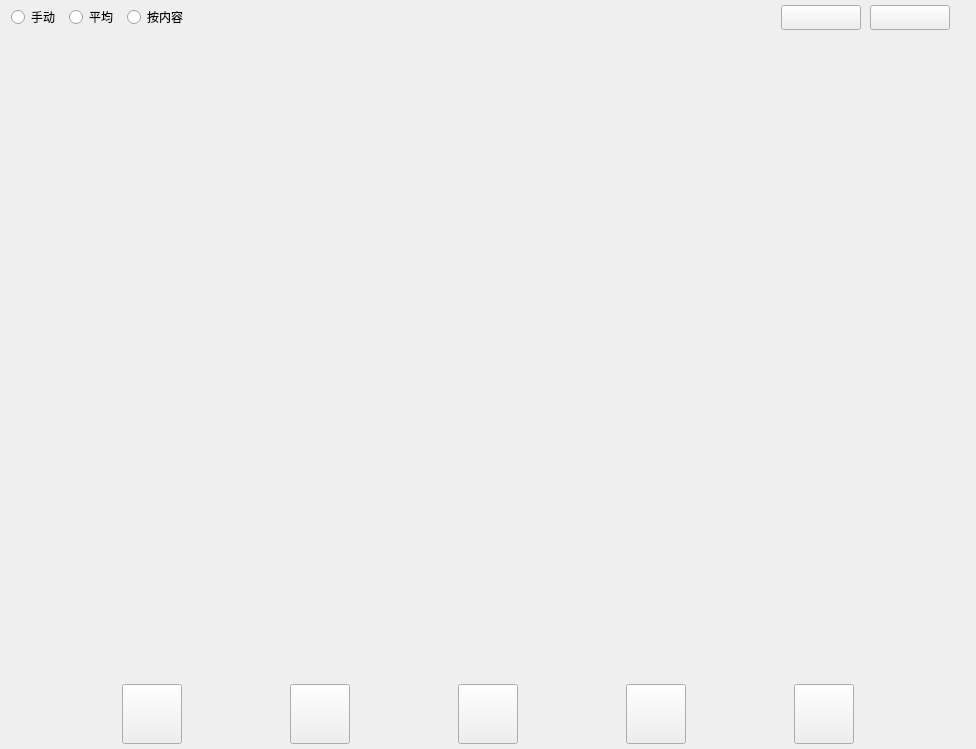
<?xml version="1.0" encoding="UTF-8"?>
<ui version="4.0">
 <class>OrderManager</class>
 <widget class="QWidget" name="OrderManager">
  <property name="geometry">
   <rect>
    <x>0</x>
    <y>0</y>
    <width>976</width>
    <height>749</height>
   </rect>
  </property>
  <property name="windowTitle">
   <string>Form</string>
  </property>
  <property name="styleSheet">
   <string notr="true"/>
  </property>
  <layout class="QGridLayout" name="gridLayout">
   <property name="topMargin">
    <number>0</number>
   </property>
   <property name="bottomMargin">
    <number>0</number>
   </property>
   <property name="verticalSpacing">
    <number>0</number>
   </property>
   <item row="0" column="0">
    <layout class="QHBoxLayout" name="horizontalLayout">
     <property name="spacing">
      <number>9</number>
     </property>
     <property name="topMargin">
      <number>5</number>
     </property>
     <property name="rightMargin">
      <number>15</number>
     </property>
     <property name="bottomMargin">
      <number>5</number>
     </property>
     <item>
      <widget class="QRadioButton" name="radioButton_manu">
       <property name="text">
        <string>手动</string>
       </property>
      </widget>
     </item>
     <item>
      <widget class="QRadioButton" name="radioButton_ave">
       <property name="text">
        <string>平均</string>
       </property>
      </widget>
     </item>
     <item>
      <widget class="QRadioButton" name="radioButton_content">
       <property name="text">
        <string>按内容</string>
       </property>
      </widget>
     </item>
     <item>
      <spacer name="horizontalSpacer">
       <property name="orientation">
        <enum>Qt::Horizontal</enum>
       </property>
       <property name="sizeHint" stdset="0">
        <size>
         <width>303</width>
         <height>15</height>
        </size>
       </property>
      </spacer>
     </item>
     <item>
      <widget class="QPushButton" name="pushButton_print">
       <property name="minimumSize">
        <size>
         <width>80</width>
         <height>25</height>
        </size>
       </property>
       <property name="maximumSize">
        <size>
         <width>16777215</width>
         <height>25</height>
        </size>
       </property>
       <property name="styleSheet">
        <string notr="true">color: rgb(229, 229, 229);</string>
       </property>
       <property name="text">
        <string/>
       </property>
      </widget>
     </item>
     <item>
      <widget class="QPushButton" name="pushButton_reflash">
       <property name="minimumSize">
        <size>
         <width>80</width>
         <height>25</height>
        </size>
       </property>
       <property name="maximumSize">
        <size>
         <width>16777215</width>
         <height>25</height>
        </size>
       </property>
       <property name="styleSheet">
        <string notr="true">color: rgb(229, 229, 229);</string>
       </property>
       <property name="text">
        <string/>
       </property>
      </widget>
     </item>
    </layout>
   </item>
   <item row="1" column="0">
    <widget class="QTabWidget" name="tabWidget">
     <property name="mouseTracking">
      <bool>false</bool>
     </property>
     <property name="styleSheet">
      <string notr="true"/>
     </property>
     <property name="tabPosition">
      <enum>QTabWidget::South</enum>
     </property>
     <property name="currentIndex">
      <number>-1</number>
     </property>
     <property name="documentMode">
      <bool>true</bool>
     </property>
    </widget>
   </item>
   <item row="2" column="0">
    <widget class="QWidget" name="widget" native="true">
     <property name="minimumSize">
      <size>
       <width>0</width>
       <height>70</height>
      </size>
     </property>
     <property name="maximumSize">
      <size>
       <width>16777215</width>
       <height>70</height>
      </size>
     </property>
     <property name="styleSheet">
      <string notr="true"/>
     </property>
     <layout class="QHBoxLayout" name="horizontalLayout_2">
      <property name="spacing">
       <number>6</number>
      </property>
      <property name="topMargin">
       <number>0</number>
      </property>
      <property name="bottomMargin">
       <number>0</number>
      </property>
      <item>
       <spacer name="horizontalSpacer_5">
        <property name="orientation">
         <enum>Qt::Horizontal</enum>
        </property>
        <property name="sizeHint" stdset="0">
         <size>
          <width>40</width>
          <height>20</height>
         </size>
        </property>
       </spacer>
      </item>
      <item>
       <widget class="QPushButton" name="pushButton_new">
        <property name="minimumSize">
         <size>
          <width>60</width>
          <height>60</height>
         </size>
        </property>
        <property name="maximumSize">
         <size>
          <width>60</width>
          <height>60</height>
         </size>
        </property>
        <property name="font">
         <font>
          <family>Arial</family>
          <pointsize>11</pointsize>
         </font>
        </property>
        <property name="styleSheet">
         <string notr="true"/>
        </property>
        <property name="text">
         <string/>
        </property>
       </widget>
      </item>
      <item>
       <spacer name="horizontalSpacer_2">
        <property name="orientation">
         <enum>Qt::Horizontal</enum>
        </property>
        <property name="sizeHint" stdset="0">
         <size>
          <width>40</width>
          <height>20</height>
         </size>
        </property>
       </spacer>
      </item>
      <item>
       <widget class="QPushButton" name="pushButton_mod">
        <property name="minimumSize">
         <size>
          <width>60</width>
          <height>60</height>
         </size>
        </property>
        <property name="maximumSize">
         <size>
          <width>60</width>
          <height>60</height>
         </size>
        </property>
        <property name="font">
         <font>
          <family>Arial</family>
          <pointsize>11</pointsize>
         </font>
        </property>
        <property name="text">
         <string/>
        </property>
       </widget>
      </item>
      <item>
       <spacer name="horizontalSpacer_3">
        <property name="orientation">
         <enum>Qt::Horizontal</enum>
        </property>
        <property name="sizeHint" stdset="0">
         <size>
          <width>40</width>
          <height>20</height>
         </size>
        </property>
       </spacer>
      </item>
      <item>
       <widget class="QPushButton" name="pushButton_cancle">
        <property name="minimumSize">
         <size>
          <width>60</width>
          <height>60</height>
         </size>
        </property>
        <property name="maximumSize">
         <size>
          <width>60</width>
          <height>60</height>
         </size>
        </property>
        <property name="font">
         <font>
          <family>Arial</family>
          <pointsize>11</pointsize>
         </font>
        </property>
        <property name="text">
         <string/>
        </property>
       </widget>
      </item>
      <item>
       <spacer name="horizontalSpacer_4">
        <property name="orientation">
         <enum>Qt::Horizontal</enum>
        </property>
        <property name="sizeHint" stdset="0">
         <size>
          <width>40</width>
          <height>20</height>
         </size>
        </property>
       </spacer>
      </item>
      <item>
       <widget class="QPushButton" name="pushButton_success">
        <property name="minimumSize">
         <size>
          <width>60</width>
          <height>60</height>
         </size>
        </property>
        <property name="maximumSize">
         <size>
          <width>60</width>
          <height>60</height>
         </size>
        </property>
        <property name="font">
         <font>
          <family>Arial</family>
          <pointsize>11</pointsize>
         </font>
        </property>
        <property name="text">
         <string/>
        </property>
       </widget>
      </item>
      <item>
       <spacer name="horizontalSpacer_6">
        <property name="orientation">
         <enum>Qt::Horizontal</enum>
        </property>
        <property name="sizeHint" stdset="0">
         <size>
          <width>40</width>
          <height>20</height>
         </size>
        </property>
       </spacer>
      </item>
      <item>
       <widget class="QPushButton" name="pushButton_change_price">
        <property name="minimumSize">
         <size>
          <width>60</width>
          <height>60</height>
         </size>
        </property>
        <property name="maximumSize">
         <size>
          <width>60</width>
          <height>60</height>
         </size>
        </property>
        <property name="font">
         <font>
          <family>Arial</family>
          <pointsize>11</pointsize>
         </font>
        </property>
        <property name="text">
         <string/>
        </property>
       </widget>
      </item>
      <item>
       <spacer name="horizontalSpacer_7">
        <property name="orientation">
         <enum>Qt::Horizontal</enum>
        </property>
        <property name="sizeHint" stdset="0">
         <size>
          <width>40</width>
          <height>20</height>
         </size>
        </property>
       </spacer>
      </item>
     </layout>
    </widget>
   </item>
  </layout>
  <zorder>widget</zorder>
  <zorder></zorder>
  <zorder>tabWidget</zorder>
 </widget>
 <resources/>
 <connections/>
</ui>
